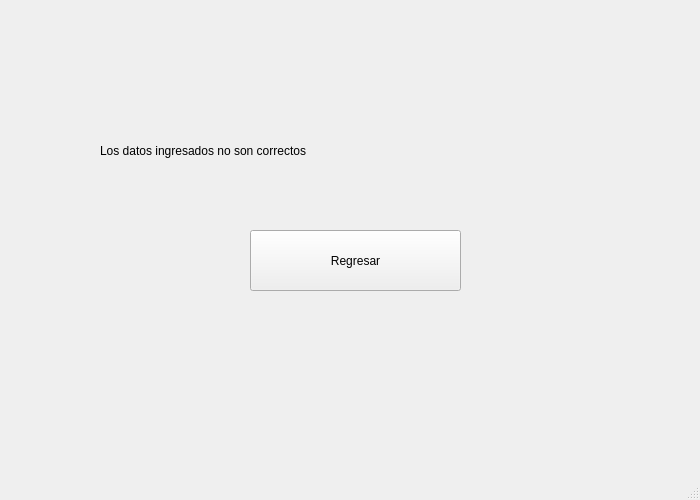
<?xml version="1.0" encoding="UTF-8"?>
<ui version="4.0">
 <class>MainWindow</class>
 <widget class="QMainWindow" name="MainWindow">
  <property name="geometry">
   <rect>
    <x>0</x>
    <y>0</y>
    <width>700</width>
    <height>500</height>
   </rect>
  </property>
  <property name="minimumSize">
   <size>
    <width>700</width>
    <height>500</height>
   </size>
  </property>
  <property name="maximumSize">
   <size>
    <width>700</width>
    <height>500</height>
   </size>
  </property>
  <property name="windowTitle">
   <string>MainWindow</string>
  </property>
  <widget class="QWidget" name="centralwidget">
   <widget class="QPushButton" name="pushButton">
    <property name="geometry">
     <rect>
      <x>250</x>
      <y>230</y>
      <width>211</width>
      <height>61</height>
     </rect>
    </property>
    <property name="styleSheet">
     <string notr="true">font: 12pt &quot;MS Shell Dlg 2&quot;;</string>
    </property>
    <property name="text">
     <string>Regresar</string>
    </property>
   </widget>
   <widget class="QLabel" name="label">
    <property name="geometry">
     <rect>
      <x>100</x>
      <y>80</y>
      <width>521</width>
      <height>141</height>
     </rect>
    </property>
    <property name="styleSheet">
     <string notr="true">font: 18pt &quot;MS Shell Dlg 2&quot;;</string>
    </property>
    <property name="text">
     <string>Los datos ingresados no son correctos</string>
    </property>
   </widget>
  </widget>
  <widget class="QMenuBar" name="menubar">
   <property name="geometry">
    <rect>
     <x>0</x>
     <y>0</y>
     <width>700</width>
     <height>26</height>
    </rect>
   </property>
  </widget>
  <widget class="QStatusBar" name="statusbar"/>
 </widget>
 <resources/>
 <connections/>
</ui>
